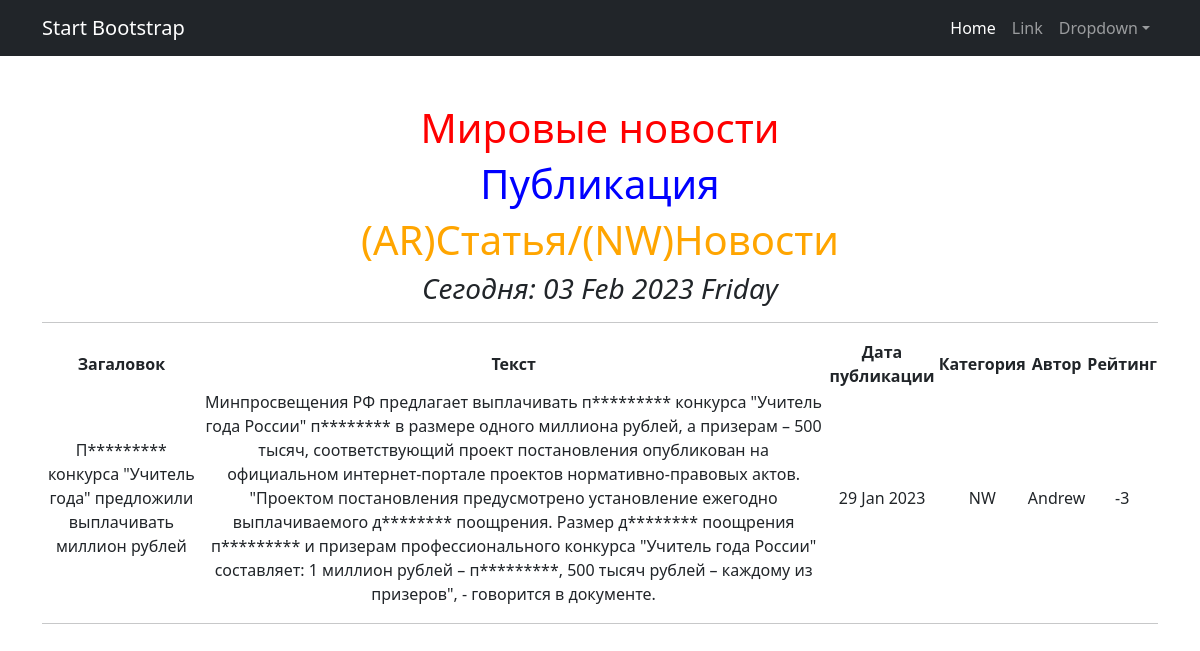
Screenshot of /news/3 with the database file from the repository.
### newsportal/models.py (models this page shows, shortened)
class Post(models.Model):
    author = models.ForeignKey(Author, on_delete=models.CASCADE)
    NEWS = 'NW'
    ARTICLE = 'AR'
    CATEGORY_CHOICES = (
        (NEWS, 'Новости'),
        (ARTICLE, 'Статья'),
    )
    categoryType = models.CharField(max_length=2, choices=CATEGORY_CHOICES, default=ARTICLE)
    dateCreation = models.DateTimeField(auto_now_add=True)
    postCategory = models.ManyToManyField(Category, through='PostCategory')
    title = models.CharField(max_length=128)
    text = models.TextField()
    rating = models.SmallIntegerField(default=0)

class Author(models.Model):
    authorUser = models.OneToOneField(User, on_delete=models.CASCADE)
    ratingAuthor = models.SmallIntegerField(default=0)

### newsportal/views.py (the view)
# urls.py: path('<int:pk>', NewsDetail.as_view()),
class NewsDetail(DetailView):
    model = Post
    template_name = 'selected_news.html'
    context_object_name = 'selected_news'
    def get_context_data(self, **kwargs):
        context = super().get_context_data(**kwargs)
        context['time_now'] = datetime.utcnow()
        context['next_sale'] = None
        return context

### newsportal/templatetags/custom_filters.py (called while the page is built)
@register.filter()
def censor(value):
   forbwords = ['припомнили', 'олимпийским', 'спортивную', 'победителю', 'витамины', 'добавки', 'товары', 'поощрение', 'денежного', 'поведению', 'неправильном']
   if not isinstance(value, str):
      raise TypeError(f"Некорректный набор: '{type(value)}'Введите строковое значение")
   for word in value.split():
      if word.lower() in forbwords:
         value = value.replace(word, f"{word[0]}{'*' * (len(word) - 1)}")
   return value

### newsportal/templatetags/custom_tags.py (called while the page is built)
@register.simple_tag()
def current_time(format_string='%b %d %Y'):
   return datetime.utcnow().strftime(format_string)

### templates/selected_news.html (shortened to what this page needs)
{% extends 'flatpages/default.html' %}
{% load custom_filters %}
{% load custom_tags %}
{% block content %}
<h1><font color="red">Мировые новости</font></h1>
<h1><font color="blue">Публикация</font></h1>
<h1><font color="orange">(AR)Статья/(NW)Новости</font></h1>
<h3><i>Сегодня: {% current_time '%d %b %Y %A' %}</i></h3>
<hr>
    <table>
        <tr>
            <td><b>Загаловок</b></td>
            <td><b>Текст</b></td>
            <td><b>Дата публикации</b></td>
            <td><b>Категория</b></td>
            <td><b>Автор</b></td>
            <td><b>Рейтинг</b></td>
        <tr>
        <tr>
            <td>{{ selected_news.title|censor }}</td>
            <td>
                <div align="center">{{ selected_news.text|censor }}</div>
            </td>
            <td>{{ selected_news.dateCreation|date:'d M Y ' }}</td>
            <td>{{ selected_news.categoryType }}</td>
            <td>{{ selected_news.author.authorUser }}</td>
            <td>{{ selected_news.rating }}</td>
        </tr>
    </table>
<hr>
{% endblock content %}

### rows the page displays
Post: title|censor "П********* конкурса \"Учитель года\" предложили выплачивать миллион рублей", text|censor "Минпросвещения РФ предлагает выплачивать п********* конкурса \"Учитель года России\" п******** в размере одного миллиона рублей, а призерам – 500 тысяч, соответствующий проект постановления опубликован на официальном интернет-портале проектов нормативно-правовых актов. \"Проектом постановления предусмотрено установление ежегодно выплачиваемого д******** поощрения. Размер д******** поощрения п********* и призерам профессионального конкурса \"Учитель года России\" составляет: 1 миллион рублей – п*********, 500 тысяч рублей – каждому из призеров\", - говорится в документе.", dateCreation "29 Jan 2023", categoryType "NW", author.authorUser "Andrew", rating "-3"
